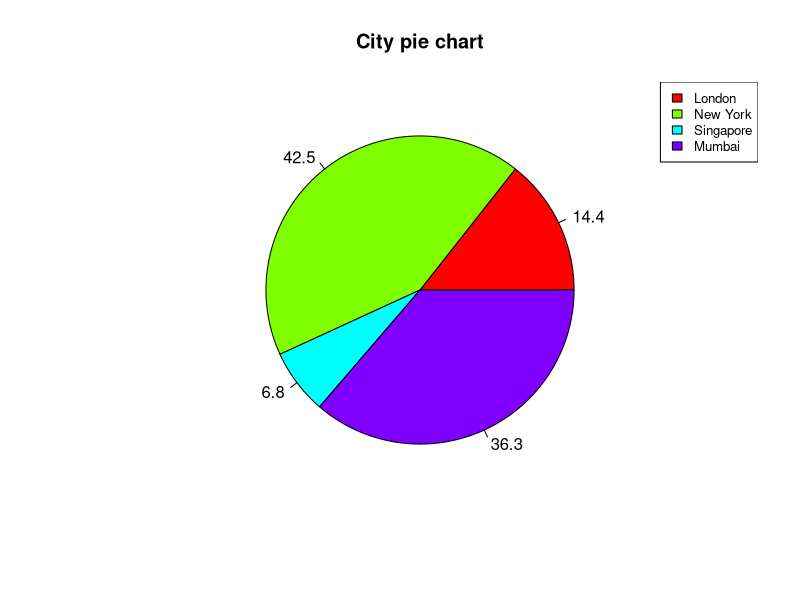

Here is the R script that generated this plot:
# Create data for the graph.
x <-  c(21, 62, 10,53)
labels <-  c("London","New York","Singapore","Mumbai")

piepercent<- round(100*x/sum(x), 1)

# Give the chart file a name.
png(file = "city_percentage.jpg")

# Plot the chart.
pie(x, labels = piepercent, main = "City pie chart",col = rainbow(length(x)))
legend("topright", c("London","New York","Singapore","Mumbai"), cex = 0.8,
       fill = rainbow(length(x)))

# Save the file.
dev.off()
